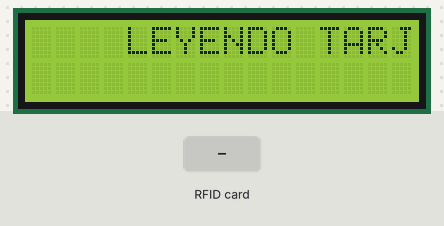
This sketch was run on a simulated Arduino Mega 2560, built with avr-gcc and run on an emulated ATmega2560. On the bench: 16×2 character LCD. Inputs (shaded band) come from the test bench. What the sketch prints to the serial monitor is not drawn.

Above: at 1.3 s.
1.4 s: RFID card 69 CD 70 59 held to the reader
At 2.4 s:
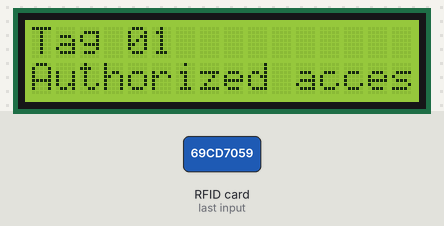
2.9 s: RFID card 5E 7A 19 C4 held to the reader
At 5.6 s:
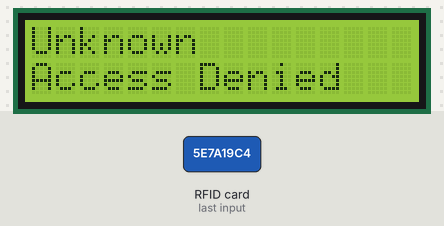
5.9 s: RFID card 32 D7 46 1E held to the reader
At 8.6 s:
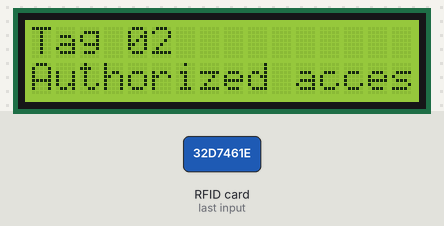
8.9 s: RFID card 99 92 84 83 held to the reader
At 11.9 s:
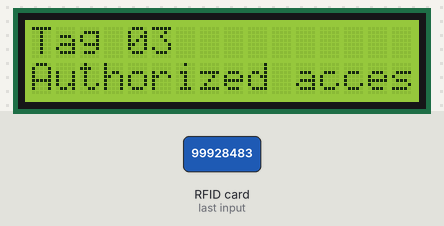
Timing chart, 0 to 13.4 s (numbered marks = the images above; inputs shaded):
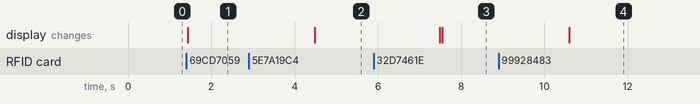

The sketch:

RFID.ino
```cpp
#include <SPI.h>                            //ESTA SON LAS LIBRERIAS QUE TIENEN QUE TENER EL SENSOR RFID PARA PODER CONFIGURARLO CON ARDUINO MEGA.
#include <MFRC522.h>
#include <LiquidCrystal_I2C.h>
#include <Wire.h>

#define RST_PIN         5          // ESTE PIN NO ES CONFIGURABLE TIENE QUE SER SI O SI EN EL ARDUINO MEGA.
#define SS_PIN          53         // ESTE PIN NO ES CONFIGURABLE TIENE QUE SER SI O SI EN EL ARDUINO MEGA.

MFRC522 mfrc522(SS_PIN, RST_PIN);
LiquidCrystal_I2C lcd(0x27,16,2);    // AQUI SE DECLARA LA PANTALLA LCD PARA QUE SE VISUALICE.
String uid1 = "69 CD 70 59";        //  ESTA ES LA ID DE LA PRIMERA TARJETA
String uid2 = "32 D7 46 1E";       //   ESTA ES LA ID DE LA SEGUNDA TARJETA
String uid3 = "99 92 84 83";      //    ESTA ES LA ID DE LA TERCERA TARJETA
String uid4 = "29 42 95 83";     //     ESTA ES LA ID DE LA CUARTA TARJETA
void setup()
{
  lcd.init();
  lcd.init();
  lcd.backlight();
  Serial.begin(9600);   // PARA INICIAR LA COMUNICACIÓN SERIAL
  SPI.begin();         //  SPI bus
  mfrc522.PCD_Init();
  Serial.println(" Aproxima su tarjeta al lector ...");
  Serial.println();

}
void loop()
{
  lcd.clear();
  lcd.setCursor(0,0);
  lcd.print("    LEYENDO TARJETA    ");
 // Reinicia el bucle si no hay una nueva tarjeta en el sensor / lector. Esto ahorra todo el proceso cuando está inactivo.
  if ( ! mfrc522.PICC_IsNewCardPresent())
  {
    return;
  }
  // Selecciona una de las tarjetas
  if ( ! mfrc522.PICC_ReadCardSerial())
  {
    return;
  }
  //muestra la ID de la tarjeta.
  Serial.print("Etiqueta ID :");
  String content= "";
  byte letter;
  for (byte i = 0; i < mfrc522.uid.size; i++)
  {
     Serial.print(mfrc522.uid.uidByte[i] < 0x10 ? " 0" : " ");
     Serial.print(mfrc522.uid.uidByte[i], HEX);
     content.concat(String(mfrc522.uid.uidByte[i] < 0x10 ? " 0" : " "));
     content.concat(String(mfrc522.uid.uidByte[i], HEX));
  }
  lcd.clear();
  Serial.println();
  Serial.print("Message : ");
  content.toUpperCase();
  if (content.substring(1) == uid1) // Aquí se puede cambiar el ID de las tarjetas
  {
    Serial.println("Authorized access");
    Serial.println();
    lcd.setCursor(0,0);
    lcd.print("Tag 01");
    lcd.setCursor(0,1);
    lcd.print("Authorized access");
    delay(3000);
  }


 else if (content.substring(1) == uid2) //Aquí se puede cambiar el ID de las tarjetas
  {
    Serial.println("Authorized access");
    Serial.println();
    lcd.setCursor(0,0);
    lcd.print("Tag 02");
    lcd.setCursor(0,1);
    lcd.print("Authorized access");
    delay(3000);
  }

 else if (content.substring(1) == uid3) //Aquí se puede cambiar el ID de las tarjetas
  {
    Serial.println("Authorized access");
    Serial.println();
    lcd.setCursor(0,0);
    lcd.print("Tag 03");
    lcd.setCursor(0,1);
    lcd.print("Authorized access");
    delay(3000);
  }

 else   {
    Serial.println(" Access Denied"); // Cuando se pase una tarjeta que no esta autorizado saldra en la pantalla acceso denegado.
    lcd.setCursor(3,0);
    lcd.clear();
    lcd.print("Unknown");
    lcd.setCursor(0,1);
    lcd.print("Access Denied");
    delay(3000);
    lcd.clear();
  }
}
```

Measured:
- after the input at 1.4 s, the display: changes at once (image 1)
- after the input at 2.9 s, the display: changes after 1.6 s (image 2)
- after the input at 5.9 s, the display: first differs from a run without the input after 1.6 s (image 3)
